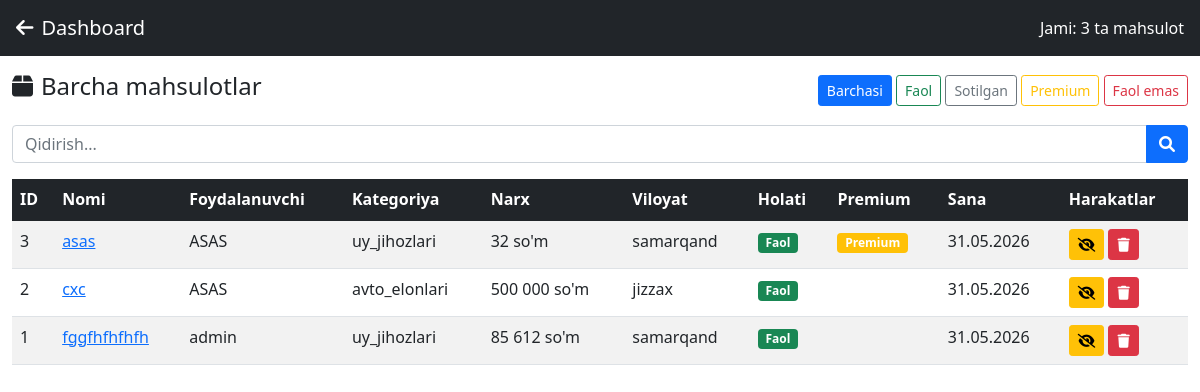
/admin-dashboard/products/ (signed in), run on the app's committed database.
### fronend/models.py (models this page shows, shortened)
class Mahsulot(models.Model):
    CATEGORY_CHOICES = [
        ('elektronika', 'Elektronika'),
        ('kitob', 'Kitoblar'),
        ('mebel', 'Mebellar'),
        ('cheteltovarlar', 'Chet el tovarlari'),
        ('uyjoyelonlari', 'Uy joy elonlari'),
        ('onavabollar', 'Onalar va bolalar'),
        ('avto_elonlari', 'Auto elonlar'),
        ('uy_jihozlari', 'Uy jihozlari'),
        ('kiyim', 'Kiyim-kechak'),
        ('avto', 'Avto ehtiyot qismlar'),
        ('boshqa', 'Boshqa'),
    ]
    VILOYAT_CHOICES = [
        ('toshkent', 'Toshkent'),
        ('samarqand', 'Samarqand'),
        ('fargona', 'Farg‘ona'),
        ('andijon', 'Andijon'),
        ('namangan', 'Namangan'),
        ('buxoro', 'Buxoro'),
        ('navoiy', 'Navoiy'),
        ('xorazm', 'Xorazm'),
        ('qashqadaryo', 'Qashqadaryo'),
        ('surxondaryo', 'Surxondaryo'),
        ('jizzax', 'Jizzax'),
        ('sirdaryo', 'Sirdaryo'),
        ('qoraqalpogiston', 'Qoraqalpog‘iston'),
    ]
    user = models.ForeignKey(
        User,
        on_delete=models.CASCADE,
        verbose_name="Foydalanuvchi"
    )
    category = models.CharField(
        max_length=100,
        choices=CATEGORY_CHOICES,
        verbose_name="Kategoriya"
    )
    mahsulotturi = models.CharField(
        max_length=100,
        verbose_name="Mahsulot turi"
    )
    name = models.CharField(
        max_length=100,
        verbose_name="Mahsulot nomi"
    )
    viloyat = models.CharField(
        max_length=100,
        choices=VILOYAT_CHOICES,
        verbose_name="Viloyat"
    )
    tuman = models.CharField(
        max_length=100,
        verbose_name="Tuman/Shahar",
        blank=True,
        null=True
    )
    manzil = models.TextField(
        verbose_name="Aniq manzil",
        blank=True,
        null=True
    )
    telefon = models.CharField(
        max_length=20,
        verbose_name="Telefon raqam",
        blank=True,
        null=True
    )
    telegram_username = models.CharField(
        max_length=100,
        verbose_name="Telegram username",
        blank=True,
        null=True
    )
    email = models.EmailField(
        verbose_name="Email",
        blank=True,
        null=True
    )
    tavsif = models.TextField(
        verbose_name="Batafsil tavsif",
        blank=True,
        null=True
    )
    sana = models.DateField(
        default=timezone.now,
        verbose_name="Sana"
    )
    narx = models.CharField(
        max_length=20,
        verbose_name="Narx",
        default="0"
    )
    asosiyimg = models.ImageField(
        upload_to='asosiyimg/',
        verbose_name="Asosiy rasm"
    )
    birimg = models.ImageField(
        upload_to='birimg/',
        verbose_name="1-rasm",
        blank=True,
        null=True
    )
    ikkiimg = models.ImageField(
        upload_to='ikkiimg/',
        verbose_name="2-rasm",
        blank=True,
        null=True
    )
    uchuimg = models.ImageField(
        upload_to='uchuimg/',
        verbose_name="3-rasm",
        blank=True,
        null=True
    )
    toltirish = models.FileField(
        upload_to='toltirish/',
        verbose_name="Qo'shimcha fayl",
        blank=True,
        null=True
    )
    sotilgan = models.BooleanField(
        default=False,
        verbose_name="Sotildi"
    )
    aktiv = models.BooleanField(
        default=True,
        verbose_name="Aktiv"
    )
    korishlar_soni = models.PositiveIntegerField(
        default=0,
        verbose_name="Ko'rishlar soni"
    )
    search_keywords = models.TextField(
        blank=True,
        help_text="Qidiruv kalit so'zlari"
    )
    popularity_score = models.FloatField(default=0.0)
    search_count = models.IntegerField(default=0)
    is_premium = models.BooleanField(
        default=False,
        verbose_name="Premium mahsulotmi"
    )
    premium_since = models.DateTimeField(
        null=True,
        blank=True,
        verbose_name="Premium boshlangan sana"
    )
    premium_expiry = models.DateTimeField(
        null=True,
        blank=True,
        verbose_name="Premium tugash sanasi"
    )
    premium_admin_approved = models.BooleanField(
        default=False,
        verbose_name="Premium admin tasdiqladi"
    )
    premium_days = models.PositiveIntegerField(
        default=30,
        verbose_name="Premium kunlari"
    )
    is_featured = models.BooleanField(
        default=False,
        verbose_name="Featured mahsulot"
    )
    featured_until = models.DateTimeField(
        null=True,
        blank=True
    )
    premium_priority = models.PositiveIntegerField(
        default=0,
        validators=[
            MinValueValidator(0),
            MaxValueValidator(10)
        ]
    )
    premium_views = models.PositiveIntegerField(default=0)
    class Meta:
        verbose_name = "Mahsulot"
        verbose_name_plural = "Mahsulotlar"
        ordering = [
            '-premium_priority',
            '-premium_since',
            '-sana'
        ]
        indexes = [
            models.Index(fields=['name']),
            models.Index(fields=['category']),
            models.Index(fields=['aktiv']),
            models.Index(fields=['sotilgan']),
            models.Index(fields=[
                'is_premium',
                'aktiv',
                'sotilgan'
            ]),
            models.Index(fields=[
                'premium_since',
                'premium_expiry'
            ]),
            models.Index(fields=[
                '-popularity_score',
                '-sana'
            ]),
            models.Index(fields=['user']),
        ]
    def narx_formatted(self):
        try:
            if not self.narx:
                return "0 so'm"
            narx_str = str(self.narx)
            narx_str = narx_str.replace(',', '.')
            narx_str = narx_str.strip()
            narx_str = re.sub(r'[^\d.]', '', narx_str)
            if narx_str:
                narx_float = float(narx_str)
                if narx_float.is_integer():
                    return f"{int(narx_float):,} so'm".replace(',', ' ')
                return f"{narx_float:,.2f} so'm"
            return "0 so'm"
        except:
            return "0 so'm"

### fronend/admin_views.py (the view)
# urls.py: path('admin-dashboard/products/', admin_views.admin_all_products, name='admin_all_products'),
@login_required
@user_passes_test(is_admin)
def admin_all_products(request):
    status = request.GET.get('status', 'all')
    category = request.GET.get('category', '')
    search = request.GET.get('q', '')
    products = Mahsulot.objects.all().order_by('-id')
    if status == 'active':
        products = products.filter(aktiv=True, sotilgan=False)
    elif status == 'sold':
        products = products.filter(sotilgan=True)
    elif status == 'premium':
        products = products.filter(is_premium=True)
    elif status == 'inactive':
        products = products.filter(aktiv=False)
    if category:
        products = products.filter(category=category)
    if search:
        products = products.filter(
            Q(name__icontains=search) |
            Q(user__username__icontains=search) |
            Q(tavsif__icontains=search)
        )
    from django.core.paginator import Paginator
    paginator = Paginator(products, 20)
    page = paginator.get_page(request.GET.get('page'))
    categories = dict(Mahsulot.CATEGORY_CHOICES)
    context = {
        'products': page,
        'page_obj': page,
        'status': status,
        'category': category,
        'search': search,
        'categories': categories,
        'total': products.count(),
    }
    return render(request, 'admin/all_products.html', context)

### fronend/admin_views.py (called while the page is built)
def is_admin(user):
    return user.is_superuser or user.is_staff or user.groups.filter(name='Admin').exists()

### fronend/context_processors.py (called while the page is built)
def cart_context(request):
    cart_count = 0
    if request.user.is_authenticated:
        cart = request.session.get('savat', {})
        cart_count = len(cart)
    return {'cart_count': cart_count}

### fronend/models.py (called while the page is built)
    @classmethod
    def get_settings(cls):
        settings, created = cls.objects.get_or_create(id=1)
        return settings

### fronend/templates/admin/all_products.html (shortened to what this page needs)
{% load static %}
<!DOCTYPE html>
<html lang="uz">
<head>
    <link href="https://cdn.jsdelivr.net/npm/bootstrap@5.1.3/dist/css/bootstrap.min.css" rel="stylesheet">
    <link rel="stylesheet" href="https://cdnjs.cloudflare.com/ajax/libs/font-awesome/6.0.0/css/all.min.css">
</head>
<body>
    <nav class="navbar navbar-dark bg-dark px-3">
        <a class="navbar-brand" href="{% url 'admin_dashboard' %}"><i class="fas fa-arrow-left me-2"></i>Dashboard</a>
        <span class="text-white">Jami: {{ total }} ta mahsulot</span>
    </nav>
    <div class="container-fluid py-3">
        <div class="d-flex justify-content-between align-items-center mb-3">
            <h4><i class="fas fa-box me-2"></i>Barcha mahsulotlar</h4>
            <div>
                <a href="?status=all" class="btn btn-sm {% if status == 'all' %}btn-primary{% else %}btn-outline-primary{% endif %}">Barchasi</a>
                <a href="?status=active" class="btn btn-sm {% if status == 'active' %}btn-success{% else %}btn-outline-success{% endif %}">Faol</a>
                <a href="?status=sold" class="btn btn-sm {% if status == 'sold' %}btn-secondary{% else %}btn-outline-secondary{% endif %}">Sotilgan</a>
                <a href="?status=premium" class="btn btn-sm {% if status == 'premium' %}btn-warning{% else %}btn-outline-warning{% endif %}">Premium</a>
                <a href="?status=inactive" class="btn btn-sm {% if status == 'inactive' %}btn-danger{% else %}btn-outline-danger{% endif %}">Faol emas</a>
            </div>
        </div>
        <form method="get" class="mb-3">
            <div class="input-group">
                <input type="text" name="q" class="form-control" placeholder="Qidirish..." value="{{ search }}">
                <button class="btn btn-primary"><i class="fas fa-search"></i></button>
            </div>
        </form>
        <div class="table-responsive">
            <table class="table table-striped table-hover">
                <thead class="table-dark">
                    <tr>
                        <th>ID</th>
                        <th>Nomi</th>
                        <th>Foydalanuvchi</th>
                        <th>Kategoriya</th>
                        <th>Narx</th>
                        <th>Viloyat</th>
                        <th>Holati</th>
                        <th>Premium</th>
                        <th>Sana</th>
                        <th>Harakatlar</th>
                    </tr>
                </thead>
                <tbody>
                    {% for p in products %}
                    <tr>
                        <td>{{ p.id }}</td>
                        <td><a href="{% url 'mahsulot_detail' p.id %}" target="_blank">{{ p.name|truncatechars:40 }}</a></td>
                        <td>{{ p.user.username }}</td>
                        <td>{{ p.category }}</td>
                        <td>{{ p.narx_formatted }}</td>
                        <td>{{ p.viloyat }}</td>
                        <td>
                            {% if p.sotilgan %}
                                <span class="badge bg-secondary">Sotilgan</span>
                            {% elif p.aktiv %}
                                <span class="badge bg-success">Faol</span>
                            {% else %}
                                <span class="badge bg-danger">Faol emas</span>
                            {% endif %}
                        </td>
                        <td>
                            {% if p.is_premium %}
                                <span class="badge bg-warning">Premium</span>
                            {% endif %}
                        </td>
                        <td>{{ p.sana|date:"d.m.Y" }}</td>
                        <td>
                            <form method="post" action="{% url 'admin_toggle_product_status' p.id %}" style="display:inline">
                                <button class="btn btn-sm btn-warning" title="Holatni o'zgartirish">
                                    <i class="fas {% if p.aktiv %}fa-eye-slash{% else %}fa-eye{% endif %}"></i>
                                </button>
                            </form>
                            <form method="post" action="{% url 'admin_delete_product' p.id %}" style="display:inline" onsubmit="return confirm('Ochirishni tasdiqlaysizmi?')">
                                <button class="btn btn-sm btn-danger"><i class="fas fa-trash"></i></button>
                            </form>
                        </td>
                    </tr>
                    {% empty %}
                    <tr><td colspan="10" class="text-center text-muted">Mahsulotlar mavjud emas</td></tr>
                    {% endfor %}
                </tbody>
            </table>
        </div>
    </div>
</body>
</html>

### data on the page
Mahsulot: id "3", name "asas", user.username "ASAS", category "uy_jihozlari", narx_formatted "32 so'm", viloyat "samarqand", sotilgan "Faol", is_premium "Premium", sana "31.05.2026", aktiv True (drawn)
Mahsulot: id "2", name "cxc", user.username "ASAS", category "avto_elonlari", narx_formatted "500 000 so'm", viloyat "jizzax", sotilgan "Faol", sana "31.05.2026", aktiv True (drawn)
Mahsulot: id "1", name "fggfhfhfhfh", user.username "admin", category "uy_jihozlari", narx_formatted "85 612 so'm", viloyat "samarqand", sotilgan "Faol", sana "31.05.2026", aktiv True (drawn)

### other printed values
{{ total }} "3"
